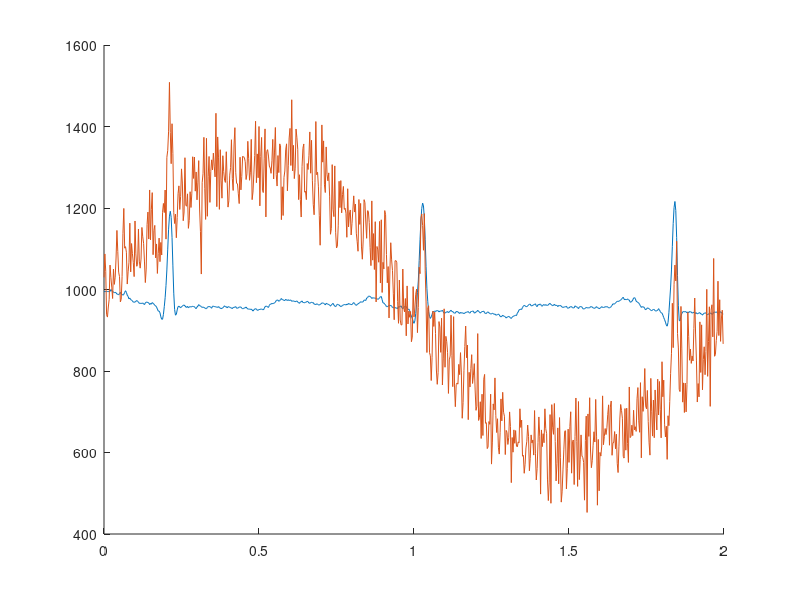

Source code (MATLAB): (Note: this script raises an error after producing the figure.)
%% Initialization
load('100m.mat')
seconds = 2;
offset = 0;
ecg = val(1,1+offset:360*seconds+offset); % Neem één frame uit de input-data
time = (0+offset:360*seconds-1+offset)/360; % de tijd in seconden van elke sample

noise = 360*sin(time*2*pi/2) + 36*sin(time*2*pi*50) + 60*wgn(360*seconds,1,0)'; % 0.5 and 50 Hz + white gaussian noise
noisy = ecg + noise;

figure
hold on
plot(time, ecg)
plot(time, noisy)

%% Wavelet transformaties
wv = 'sym4'; % Symlet 4 heeft ongeveer dezelfde vorm als een QRS complex, en is orthogonaal, dus kan real-time berekend worden

wtecg = modwt(ecg, wv); % pas de discrete wavelet-transformatie toe op het ECG-signaal
wtrec = zeros(size(wtecg)); % maak een matrix met dezelfde dimensies als het resultaat en vul ze met nullen
wtrec(4:5,:) = wtecg(4:5,:); % kopiëer level 4 en 5 van het resultaat naar de nieuwe matrix
ecgfiltered = imodwt(wtrec, wv); % voer de inverse discrete wavelet-transformatie toe op de nieuwe matrix

% do the same thing for the noisy signal
wtnoisy = modwt(noisy,wv);
wtrecnoisy = zeros(size(wtnoisy));
wtrecnoisy(4:5,:) = wtnoisy(4:5,:);
noisyfiltered = imodwt(wtrecnoisy,wv);

%% Plotting
%plot(time, ecgfiltered)
%plot(time, noisyfiltered)
plot(time, ecgfiltered.^2/30)
plot(time, noisyfiltered.^2/30)

%% Energy distribution
levels = floor(log2(length(ecg)))

energy_by_scales = sum(wtecg.^2,2)
Levels = (1:levels+1)'
energy_table = table(Levels,energy_by_scales);
disp(energy_table)